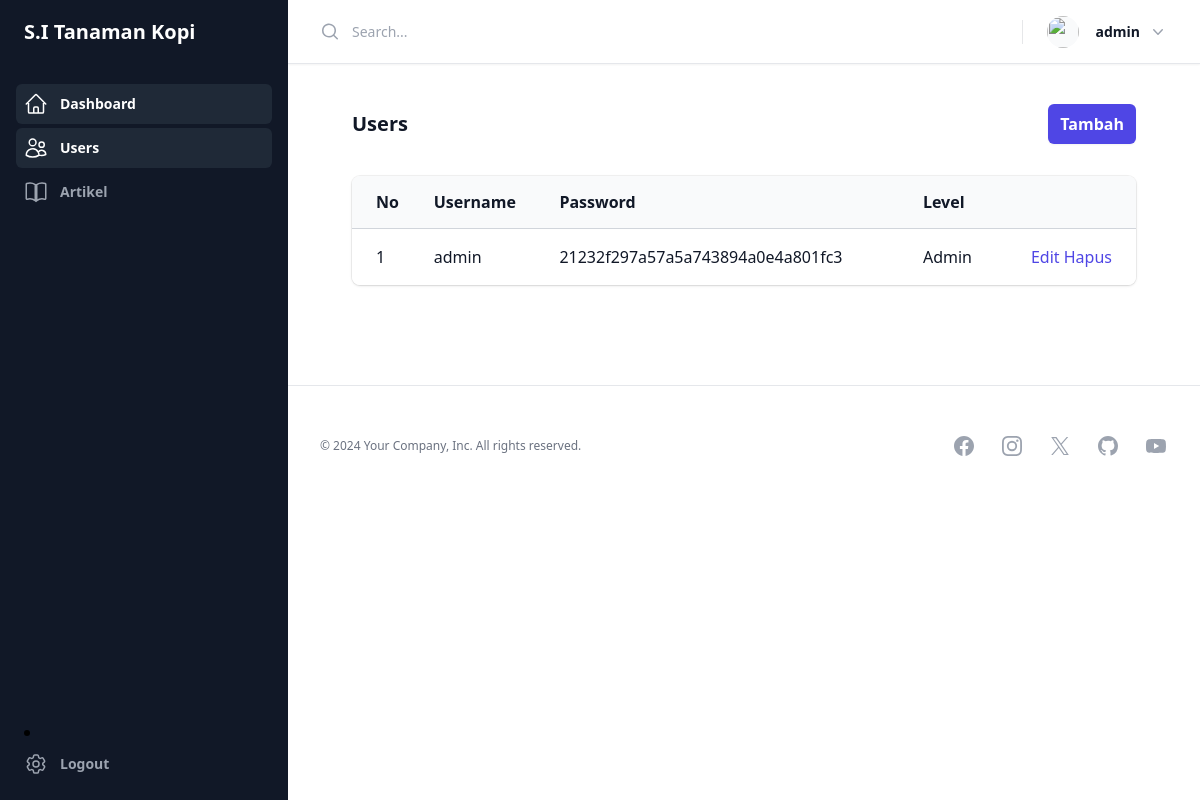
The app's page /dashboard/index.php?page=users (signed in) with its own data.
### tables this page shows
CREATE TABLE `users` (
  `id` int(11) NOT NULL,
  `username` varchar(20) DEFAULT NULL,
  `pass` text DEFAULT NULL,
  `level` varchar(10) DEFAULT NULL
);

### dashboard/usersData.php (the view)
<div class="px-4 sm:px-6 lg:px-8">
    <div class="sm:flex sm:items-center">
        <div class="sm:flex-auto">
            <h1 class="font-bold text-xl leading-6 text-gray-900">Users</h1>
        </div>
        <div class="mt-4 sm:ml-16 sm:mt-0 sm:flex-none"> <a href="?page=users&action=tambah" class="block rounded-md bg-indigo-600 px-3 py-2 text-center  font-semibold text-white shadow-sm hover:bg-indigo-500 focus-visible:outline focus-visible:outline-2 focus-visible:outline-offset-2 focus-visible:outline-indigo-600">Tambah</a> </div>
    </div>
    <div class="mt-8 flow-root">
        <div class="-mx-4 -my-2 overflow-x-auto sm:-mx-6 lg:-mx-8">
            <div class="inline-block min-w-full py-2 align-middle sm:px-6 lg:px-8">
                <div class="overflow-hidden shadow ring-1 ring-black ring-opacity-5 sm:rounded-lg">
                    <table class="min-w-full divide-y divide-gray-300">
                        <thead class="bg-gray-50">
                            <tr>
                                <th scope="col" class="py-3.5 pl-4 pr-3 text-left  font-semibold text-gray-900 sm:pl-6">No</th>
                                <th scope="col" class="px-3 py-3.5 text-left  font-semibold text-gray-900">Username</th>
                                <th scope="col" class="px-3 py-3.5 text-left  font-semibold text-gray-900">Password</th>
                                <th scope="col" class="px-3 py-3.5 text-left  font-semibold text-gray-900">Level</th>
                                <th scope="col" class="relative py-3.5 pl-3 pr-4 sm:pr-6"> <span class="sr-only">Edit</span> </th>
                            </tr>
                        </thead>
                        <tbody class="divide-y divide-gray-200 bg-white">
                            <?php $i = 1;
                            $sql = "SELECT*FROM users ORDER BY id ASC";
                            $result = $conn->query($sql);
                            while ($row = $result->fetch_assoc()) { ?>
                                <tr>
                                    <td class="whitespace-nowrap py-4 pl-4 pr-3  font-medium text-gray-900 sm:pl-6"><?php echo $i++; ?></td>
                                    <td class="whitespace-nowrap px-3 py-4 text-gray-900"><?php echo $row['username']; ?></td>
                                    <td class="whitespace-nowrap px-3 py-4  text-gray-900"><?php echo $row['pass']; ?></td>
                                    <td class="whitespace-nowrap px-3 py-4  text-gray-900"><?php echo $row['level']; ?></td>
                                    <td class="relative whitespace-nowrap py-4 pl-3 pr-4 text-right  font-medium sm:pr-6"><a href="?page=users&action=update&id=<?php echo $row['id']; ?>" class="text-indigo-600 hover:text-indigo-900">Edit </a><a onclick="return confirm('Yakin Ingin Menghapus Data ini ?')" href="?page=users&action=hapus&id=<?php echo $row['id']; ?>" class="text-indigo-600 hover:text-indigo-900">Hapus</a> </td>
                                </tr>
                        </tbody> <?php }
                                $conn->close(); ?>
                    </table>
                </div>
            </div>
        </div>
    </div>
</div>

### records on screen
users: username "admin", pass "21232f297a57a5a743894a0e4a801fc3", level "Admin"

### other values on screen
$_SESSION['username'] "admin"
